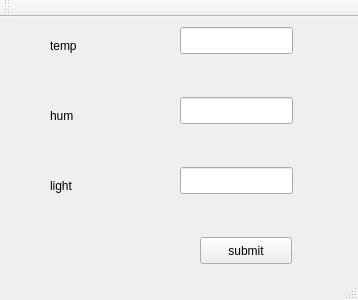
<?xml version="1.0" encoding="UTF-8"?>
<ui version="4.0">
 <class>MainWindow</class>
 <widget class="QMainWindow" name="MainWindow">
  <property name="geometry">
   <rect>
    <x>0</x>
    <y>0</y>
    <width>358</width>
    <height>300</height>
   </rect>
  </property>
  <property name="windowTitle">
   <string>MainWindow</string>
  </property>
  <widget class="QWidget" name="centralWidget">
   <widget class="QLineEdit" name="lineEdit">
    <property name="geometry">
     <rect>
      <x>180</x>
      <y>10</y>
      <width>113</width>
      <height>27</height>
     </rect>
    </property>
   </widget>
   <widget class="QLineEdit" name="lineEdit_2">
    <property name="geometry">
     <rect>
      <x>180</x>
      <y>80</y>
      <width>113</width>
      <height>27</height>
     </rect>
    </property>
   </widget>
   <widget class="QLineEdit" name="lineEdit_3">
    <property name="geometry">
     <rect>
      <x>180</x>
      <y>150</y>
      <width>113</width>
      <height>27</height>
     </rect>
    </property>
   </widget>
   <widget class="QLabel" name="label">
    <property name="geometry">
     <rect>
      <x>50</x>
      <y>20</y>
      <width>62</width>
      <height>17</height>
     </rect>
    </property>
    <property name="styleSheet">
     <string notr="true">font: 18pt &quot;Abyssinica SIL&quot;;</string>
    </property>
    <property name="text">
     <string>temp</string>
    </property>
   </widget>
   <widget class="QLabel" name="label_2">
    <property name="geometry">
     <rect>
      <x>50</x>
      <y>90</y>
      <width>62</width>
      <height>17</height>
     </rect>
    </property>
    <property name="styleSheet">
     <string notr="true">font: 18pt &quot;Abyssinica SIL&quot;;</string>
    </property>
    <property name="text">
     <string>hum</string>
    </property>
   </widget>
   <widget class="QLabel" name="label_3">
    <property name="geometry">
     <rect>
      <x>50</x>
      <y>160</y>
      <width>62</width>
      <height>17</height>
     </rect>
    </property>
    <property name="styleSheet">
     <string notr="true">font: 18pt &quot;Abyssinica SIL&quot;;</string>
    </property>
    <property name="text">
     <string>light</string>
    </property>
   </widget>
   <widget class="QPushButton" name="pushButton">
    <property name="geometry">
     <rect>
      <x>200</x>
      <y>220</y>
      <width>92</width>
      <height>27</height>
     </rect>
    </property>
    <property name="text">
     <string>submit</string>
    </property>
   </widget>
  </widget>
  <widget class="QToolBar" name="mainToolBar">
   <attribute name="toolBarArea">
    <enum>TopToolBarArea</enum>
   </attribute>
   <attribute name="toolBarBreak">
    <bool>false</bool>
   </attribute>
  </widget>
  <widget class="QStatusBar" name="statusBar"/>
 </widget>
 <layoutdefault spacing="6" margin="11"/>
 <resources/>
 <connections/>
</ui>
